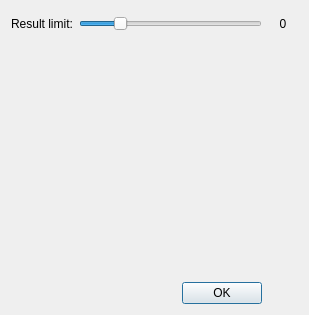
<?xml version="1.0" encoding="UTF-8"?>
<ui version="4.0">
 <class>PreferencesDialog</class>
 <widget class="QDialog" name="PreferencesDialog">
  <property name="windowModality">
   <enum>Qt::WindowModal</enum>
  </property>
  <property name="geometry">
   <rect>
    <x>0</x>
    <y>0</y>
    <width>309</width>
    <height>315</height>
   </rect>
  </property>
  <property name="windowTitle">
   <string>Dialog</string>
  </property>
  <layout class="QGridLayout" name="gridLayout">
   <item row="0" column="0">
    <widget class="QLabel" name="resultLimitLabel">
     <property name="text">
      <string>Result limit:</string>
     </property>
    </widget>
   </item>
   <item row="0" column="1">
    <widget class="QSlider" name="resultLimitSlider">
     <property name="minimum">
      <number>20</number>
     </property>
     <property name="maximum">
      <number>120</number>
     </property>
     <property name="singleStep">
      <number>10</number>
     </property>
     <property name="pageStep">
      <number>20</number>
     </property>
     <property name="value">
      <number>40</number>
     </property>
     <property name="orientation">
      <enum>Qt::Horizontal</enum>
     </property>
     <property name="tickPosition">
      <enum>QSlider::NoTicks</enum>
     </property>
    </widget>
   </item>
   <item row="2" column="0" colspan="2">
    <widget class="QDialogButtonBox" name="buttonBox">
     <property name="orientation">
      <enum>Qt::Horizontal</enum>
     </property>
     <property name="standardButtons">
      <set>QDialogButtonBox::Ok</set>
     </property>
    </widget>
   </item>
   <item row="1" column="1">
    <spacer name="verticalSpacer">
     <property name="orientation">
      <enum>Qt::Vertical</enum>
     </property>
     <property name="sizeHint" stdset="0">
      <size>
       <width>20</width>
       <height>40</height>
      </size>
     </property>
    </spacer>
   </item>
   <item row="0" column="2">
    <widget class="QLabel" name="resultLimitOut">
     <property name="sizePolicy">
      <sizepolicy hsizetype="Fixed" vsizetype="Fixed">
       <horstretch>0</horstretch>
       <verstretch>0</verstretch>
      </sizepolicy>
     </property>
     <property name="minimumSize">
      <size>
       <width>30</width>
       <height>25</height>
      </size>
     </property>
     <property name="maximumSize">
      <size>
       <width>30</width>
       <height>25</height>
      </size>
     </property>
     <property name="text">
      <string>0</string>
     </property>
     <property name="alignment">
      <set>Qt::AlignCenter</set>
     </property>
     <property name="textInteractionFlags">
      <set>Qt::NoTextInteraction</set>
     </property>
    </widget>
   </item>
  </layout>
 </widget>
 <resources/>
 <connections>
  <connection>
   <sender>buttonBox</sender>
   <signal>accepted()</signal>
   <receiver>PreferencesDialog</receiver>
   <slot>accept()</slot>
   <hints>
    <hint type="sourcelabel">
     <x>248</x>
     <y>254</y>
    </hint>
    <hint type="destinationlabel">
     <x>157</x>
     <y>274</y>
    </hint>
   </hints>
  </connection>
  <connection>
   <sender>buttonBox</sender>
   <signal>rejected()</signal>
   <receiver>PreferencesDialog</receiver>
   <slot>reject()</slot>
   <hints>
    <hint type="sourcelabel">
     <x>316</x>
     <y>260</y>
    </hint>
    <hint type="destinationlabel">
     <x>286</x>
     <y>274</y>
    </hint>
   </hints>
  </connection>
 </connections>
</ui>
